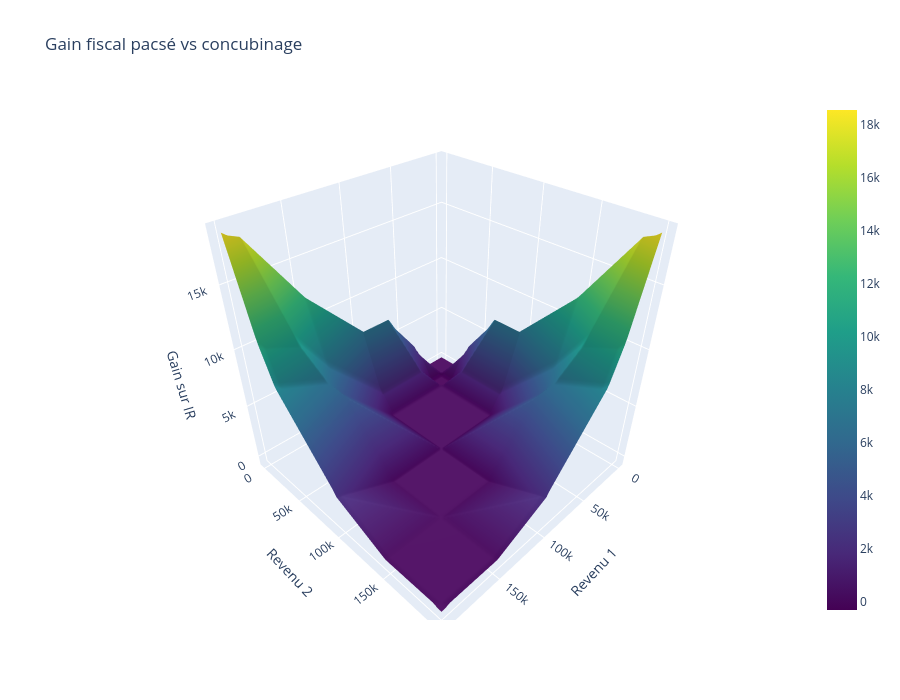

The notebook cell this image was saved under:
### Markdown cell above
En réalisant une soustraction entre ces deux surfaces, nous pouvons constater la surface de l'écart d'impôts sur le revenu entre les deux statuts. On remarque ainsi que comparé au graphique de comparaison précédemment présenté, les zones où l'on retrouve un avantage fiscal ne sont pas systématiques.

### Code cell
def plot_surface_compar(min_rev, max_rev,tax_concubinage,tax_pacsé):
    x = np.linspace(min_rev, max_rev, 101)
    y = np.linspace(min_rev, max_rev, 101)
    X, Y = np.meshgrid(x, y)

    Z = tax_concubinage - tax_pacsé

    fig = go.Figure(data=[go.Surface(z=Z, x=X, y=Y,colorscale='Viridis')])
    fig.update_layout(title='Gain fiscal pacsé vs concubinage', scene=dict(
        xaxis_title='Revenu 1',yaxis_title='Revenu 2',zaxis_title='Gain sur IR'),width=900, height=700)
    return fig, Z

fig, tax_pacsé = plot_surface_compar(min_rev, max_rev,tax_concubinage,tax_pacsé)
fig.show()

### Figure 1 — Plotly figure (JSON) as saved in the notebook; plotly's stock layout.template omitted (floating-point values rounded to 4 significant figures; data arrays with more than 128 entries replaced by an {"elided": "..."} marker saying what was removed)
{"data": [{"colorscale": [[0, "#440154"], [0.1111, "#482878"], [0.2222, "#3e4989"], [0.3333, "#31688e"], [0.4444, "#26828e"], [0.5556, "#1f9e89"], [0.6667, "#35b779"], [0.7778, "#6ece58"], [0.8889, "#b5de2b"], [1, "#fde725"]], "type": "surface", "x": {"elided": "101x101 float values"}, "y": {"elided": "101x101 float values"}, "z": {"elided": "101x101 float values"}}], "layout": {"height": 700, "scene": {"xaxis": {"title": {"text": "Revenu 1"}}, "yaxis": {"title": {"text": "Revenu 2"}}, "zaxis": {"title": {"text": "Gain sur IR"}}}, "title": {"text": "Gain fiscal pacsé vs concubinage"}, "width": 900}}
